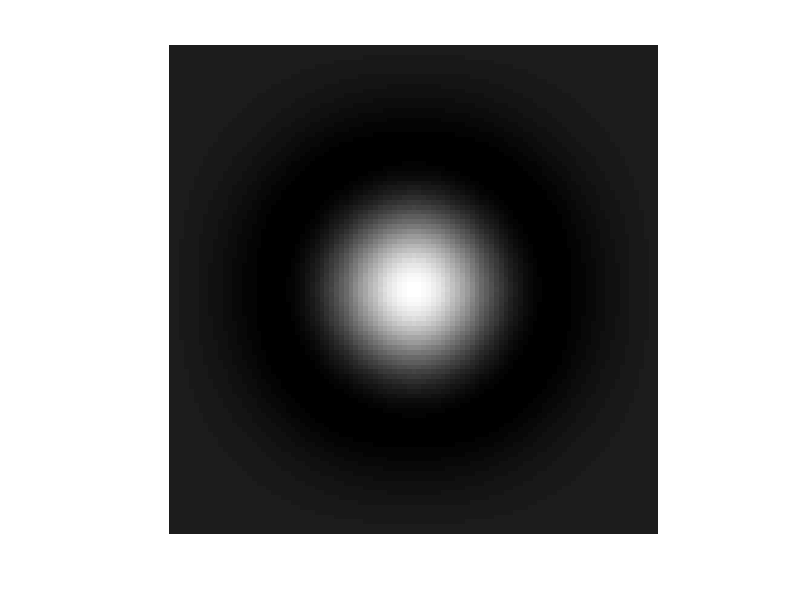

Here is the MATLAB script that generated this plot: (Note: this script raises an error after producing the figure.)
function CS6640_Week3
% CS6640_Week3 - demo code for Week 3
% On input:
%     N/A
% On output:
%     Some visualizations
% Call:
%     CS6640_Week3
% Author:
%     T. Henderson
%     UU
%     Fall 2018
%

% Convolution: separable kernels
A = conv2(ones(3,1)/3,ones(1,3)/3)
A = (ones(3,1)/3)*(ones(1,3)/3)

L = fspecial('laplacian',0.7);
G = fspecial('gaussian',21,3);
LoG = imfilter(G,L);
surf(LoG);
surf(-LoG);
imshow(imresize(mat2gray(-LoG),[101,101]));

% p. 45
imp45 = imread('median.JPG');
imp45g = rgb2gray(imp45);
imp45n = imnoise(imp45g,'gaussian');
imp45m = CS6640_median2D(imp45n,3);
A = fspecial('average',3);
imp45a = imfilter(imp45n,A);
subplot(2,2,1);
imshow(imp45g);
subplot(2,2,2);
imshow(imp45n);
subplot(2,2,3);
imshow(mat2gray(imp45m));
subplot(2,2,4);
imshow(mat2gray(imp45a));

% Texture
b1 = imread('brodatz14.bmp');
clf
imshow(b1);
b2 = imread('brodatz36.bmp');
imshow(b2);
b3 = imread('brodatz53.bmp');
imshow(b3);
b4 = imread('brodatz101.bmp');
imshow(b4);
btest = zeros(200,200);
btest(1:100,1:100) = b1(1:100,1:100);
btest(1:100,101:200) = b2(1:100,1:100);
btest(101:200,1:100) = b3(1:100,1:100);
btest(101:200,101:200) = b4(1:100,1:100);
imshow(mat2gray(btest));

L3 = [1 2 1];
E3 = [-1 0 1];
S3 = [-1 2 -1];

L5 = [1 4 6 4 1];   % conv(L3,L3)
E5 = [-1 -2 0 2 1];
S5 = [-1 0 2 0 -1];
W5 = [1 -2 0 2 -1];
R5 = [1 -4 6 -4 1];

L = conv(L3,L3)

im1 = imread('im1.jpg');
T = CS6640_texture_rep_Laws(rgb2gray(im1));
[cidx,ctrs] = kmeans(T,4);
combo(mat2gray(rgb2gray(im1)),(reshape(cidx==1,480,640)));
combo(mat2gray(rgb2gray(im1)),(reshape(cidx==2,480,640)));
combo(mat2gray(rgb2gray(im1)),(reshape(cidx==3,480,640)));
combo(mat2gray(rgb2gray(im1)),(reshape(cidx==4,480,640)));
combo(mat2gray(rgb2gray(im1)),(reshape(cidx==1|cidx==2,480,640)));

tch = 0;

% Geometric transforms
% Create some x,y points
pts = [];
x = [0:0.05:1];
len_x = length(x);
for in1 = 1:len_x
    for ind2 = 1:len_x
        pts = [pts; x(in1), x(ind2)];
    end
end
num_pts = length(pts(:,1));

figure(1);
clf
plot(pts(:,1),pts(:,2),'k.');
hold on
axis equal
plot([-2,2],[0,0]);
plot([0,0],[-2,2]);

pts = [pts,ones(length(pts(:,1)),1)];

% Translation
A = eye(3,3);
A(1,3) = 2;
A(2,3) = 4;
pts2 = A*pts';
pts2 = pts2';
plot(pts2(:,1),pts2(:,2),'ro');

% Rotation about origin
A = eye(3,3);
A(1,1) = cos(pi/4);
A(2,2) = cos(pi/4);
A(1,2) = sin(-pi/4);
A(2,1) = sin(pi/4);
pts2 = A*pts';
pts2 = pts2';
plot(pts2(:,1),pts2(:,2),'ro');

% Rotation about center of mass (shift to zero mean)
pts1c = pts;
ptsm = mean(pts);
pts1c(:,1) = pts1c(:,1) - ptsm(1);
pts1c(:,2) = pts1c(:,2) - ptsm(2);
pts2 = A*pts1c';
pts2 = pts2';
plot(pts2(:,1),pts2(:,2),'go');

% Scaling
A = eye(3,3);
A(1,1) = 1/2;
A(2,2) = 1/4;
pts2 = A*pts';
pts2 = pts2';
plot(pts2(:,1),pts2(:,2),'ro');

% Skewing
A = eye(3,3);
A(1,2) = 1/2;
A(2,1) = 1/4;
pts2 = A*pts';
pts2 = pts2';
plot(pts2(:,1),pts2(:,2),'ko');
A1 = A;

num_cor = 12;
% Finding the transform using correspondences pp. 26-27, slides 2

indexes = sort(max(1,floor(441*rand(1,num_cor))));
b = zeros(num_cor,1);
A = zeros(2*num_cor,12);
for ind = 1:num_cor
    k = indexes(ind);
    b(2*(ind-1)+1) = pts2(k,1);
    b(2*(ind-1)+2) = pts2(k,2);
    A(2*(ind-1)+1,:) = [1,pts(k,1),pts(k,2),pts(k,1)*pts(k,2),...
        pts(k,1)*pts(k,1),pts(k,2)*pts(k,2),zeros(1,6)];
    A(2*(ind-1)+2,:) = [zeros(1,6),1,pts(k,1),pts(k,2),...
        pts(k,1)*pts(k,2),pts(k,1)*pts(k,1),pts(k,2)*pts(k,2)];
end

q = lsqlin(A,b);

ptst = zeros(num_pts,2);
for p = 1:num_pts
    [ptst(p,1),ptst(p,2)] = CS6640_transform2D(pts(p,1),pts(p,2),q);
end
figure(2);
clf
plot(pts2(:,1),pts2(:,2),'k.');
hold on
axis equal
plot(ptst(:,1),ptst(:,2),'ro');

% Set up system for affine transform
%   xp = a11*x + a12*y + a13
%   yp = a21*x + a22*y + a23

A = zeros(2*num_cor,6);
for ind = 1:num_cor
    k = indexes(ind);
    A(2*(ind-1)+1,:) = [pts(k,1),pts(k,2),1,zeros(1,3)];
    A(2*(ind-1)+2,:) = [zeros(1,3),pts(k,1),pts(k,2),1];
end

q = lsqlin(A,b);
As = eye(3,3);
As(1,:) = q(1:3);
As(2,:) = q(4:6);
ptsr = As*pts';
ptsr = ptsr';

figure(3);
clf
plot(pts2(:,1),pts2(:,2),'k.');
hold on
axis equal
plot(ptsr(:,1),ptsr(:,2),'ro');

% How to get corresponding points (by hand!)

clf
A = zeros(51,51);
A(13:37,13:37) = 100;
[R,MM] = CS5320_Harris(A,5);
combo(A,R>0);
im1g = rgb2gray(im1);
load Harris_im1
%[R,MM] = CS5320_Harris(im1,5);
R = R/max(R(:));

combo(mat2gray(im1g),R>.3);

% Temporal Image differences
M = CS6640_track_dif('video.avi',0);

tch = 0;
